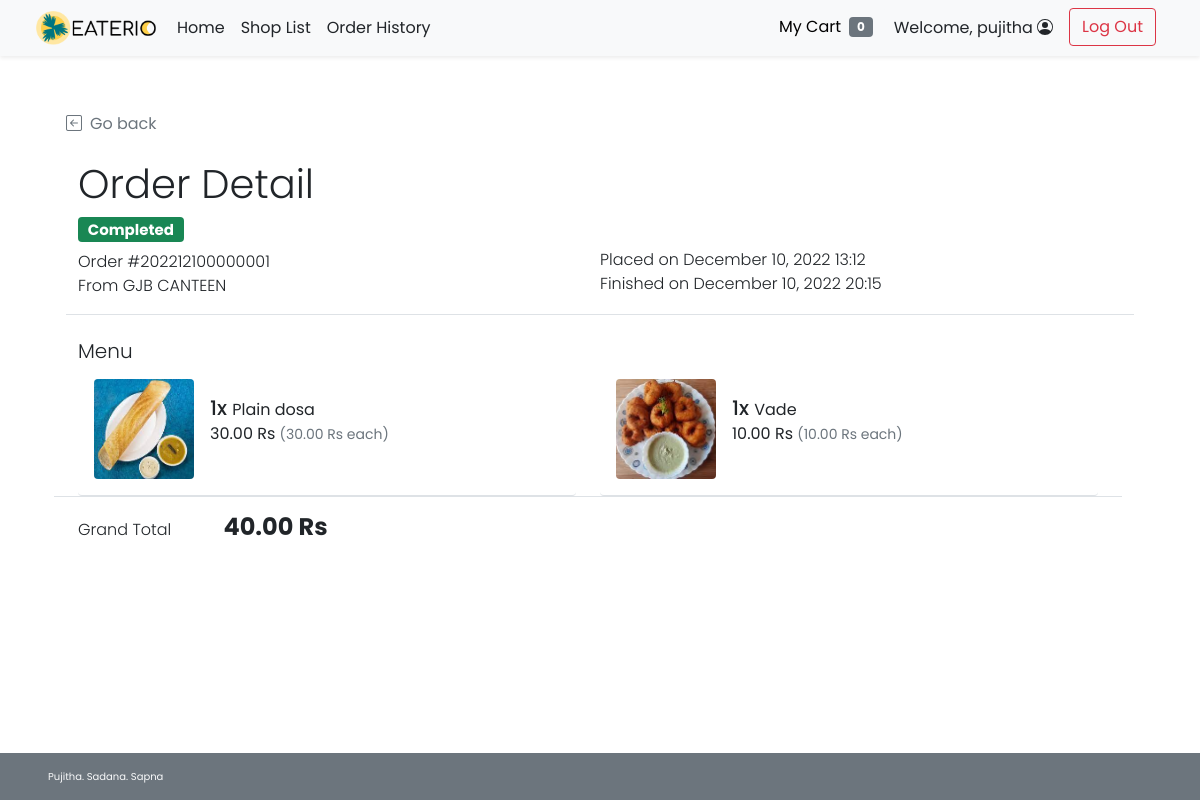
The app's page /cust_order_detail.php?orh_id=1 (signed in) with its own data.
### tables this page shows
CREATE TABLE `order_header` (
  `orh_id` int(11) NOT NULL,
  `orh_refcode` varchar(15) DEFAULT NULL,
  `c_id` int(11) NOT NULL,
  `s_id` int(11) NOT NULL,
  `orh_ordertime` timestamp NOT NULL DEFAULT current_timestamp(),
  `orh_pickuptime` datetime NOT NULL,
  `orh_orderstatus` varchar(10) NOT NULL,
  `orh_finishedtime` datetime DEFAULT NULL
);

CREATE TABLE `shop` (
  `s_id` int(11) NOT NULL,
  `s_username` varchar(45) NOT NULL,
  `s_pwd` varchar(45) NOT NULL,
  `s_name` varchar(45) NOT NULL,
  `s_location` varchar(100) NOT NULL,
  `s_openhour` time NOT NULL,
  `s_closehour` time NOT NULL,
  `s_status` tinyint(4) NOT NULL DEFAULT 1 COMMENT 'shop ready for taking orders or not(1 for open, 0 for close)\r\n',
  `s_preorderstatus` tinyint(4) NOT NULL DEFAULT 1 COMMENT 'shop is ready for preorder or not',
  `s_email` varchar(45) NOT NULL,
  `s_phoneno` varchar(10) NOT NULL,
  `s_pic` text DEFAULT NULL
);

CREATE TABLE `order_detail` (
  `ord_id` int(11) NOT NULL,
  `orh_id` int(11) NOT NULL,
  `f_id` int(11) NOT NULL,
  `ord_amount` int(11) NOT NULL,
  `ord_buyprice` decimal(6,2) NOT NULL COMMENT 'To keep the snapshot menu cost at the time of the purchase',
  `ord_note` text DEFAULT NULL
);

CREATE TABLE `food` (
  `f_id` int(11) NOT NULL,
  `s_id` int(11) NOT NULL,
  `f_name` varchar(100) NOT NULL,
  `f_price` decimal(6,2) NOT NULL,
  `f_todayavail` tinyint(4) NOT NULL DEFAULT 1 COMMENT 'Food is available to order or not\r\n',
  `f_preorderavail` tinyint(4) NOT NULL DEFAULT 1,
  `f_pic` text DEFAULT NULL
);

### cust_order_detail.php (the view, shortened to what this page needs)
<!DOCTYPE html>
<html lang="en">
<head>
    <?php
        include("conn_db.php");
        include('head.php');
    ?>
    <link href="css/main.css" rel="stylesheet">
    <link href="css/menu.css" rel="stylesheet">
</head>
<body class="d-flex flex-column h-100">
    <?php include('nav_header.php')?>
    <div class="container px-5 py-4" id="cart-body">
        <div class="row my-4 border-bottom">
            <a class="nav nav-item text-decoration-none text-muted mb-2" href="#" onclick="history.back();">
                <i class="bi bi-arrow-left-square me-2"></i>Go back
            </a>
            <h2 class="pt-3 display-6">Order Detail</h2>
            <?php
                $orh_id = $_GET["orh_id"];
                $orh_query = "SELECT * FROM order_header WHERE orh_id = {$orh_id}";
                $orh_arr = $mysqli -> query($orh_query) -> fetch_array();
            ?>
            <div class="row row-cols-1 row-cols-md-2">
                <div class="col mb-2 mb-md-0">
                    <ul class="list-unstyled fw-light">
                        <li class="list-item mb-2">
                            <?php if($orh_arr["orh_orderstatus"]=="ACPT"){ ?>
                                <h5><span class="fw-bold badge bg-info text-dark">Accepted</span></h5>
                            <?php }else if($orh_arr["orh_orderstatus"]=="PREP"){ ?>
                                <h5><span class="fw-bold badge bg-warning text-dark">Preparing</span></h5>
                            <?php }else if($orh_arr["orh_orderstatus"]=="RDPK"){ ?>
                                <h5><span class="fw-bold badge bg-primary text-white">Ready to pick up</span></h5>
                            <?php }else if($orh_arr["orh_orderstatus"]=="FNSH"){?>
                                <h5><span class="fw-bold badge bg-success text-white">Completed</span></h5>
                            <?php } ?>
                        </li>
                        <li class="list-item">Order #<?php echo $orh_arr["orh_refcode"];?></li>
                        <li class="list-item">From
                            <?php
                                $shop_query = "SELECT s_name FROM shop WHERE s_id = {$orh_arr['s_id']};";
                                $shop_arr = $mysqli -> query($shop_query) -> fetch_array();
                                echo $shop_arr["s_name"];
                            ?>
                        </li>
                    </ul>
                </div>
                <div class="col">
                    <ul class="list-unstyled fw-light">
                        <?php
                            $od_placedate = (new Datetime($orh_arr["orh_ordertime"])) -> format("F j, Y H:i");
                            $od_pickupdate = (new Datetime($orh_arr["orh_pickuptime"])) -> format("F j, Y H:i");
                        ?>
                        <li class="mb-2">&nbsp;</li>
                        <li>Placed on <?php echo $od_placedate;?></li>
                        <?php if($orh_arr["orh_orderstatus"]!="FNSH"){ ?>
                        <li>Will be pick-up on <?php echo $od_pickupdate;?></li>
                        <?php }else{
                            $od_finishtime = (new Datetime($orh_arr["orh_finishedtime"])) -> format("F j, Y H:i");
                        ?>
                        <li>Finished on <?php echo $od_finishtime;?></li>
                        <?php } ?>
                    </ul>
                </div>
            </div>
        </div>
        <div class="row mb-5">
            <div class="col">
                <div class="row row-cols-1">
                    <div class="col">
                        <h5 class="fw-light">Menu</h5>
                    </div>
                    <div class="col row row-cols-1 row-cols-md-2 border-bottom">
                        <?php
                            $ord_query = "SELECT f.f_name,f.f_pic,ord.ord_amount,ord.ord_buyprice,ord_note FROM order_detail ord INNER JOIN food f ON ord.f_id = f.f_id WHERE ord.orh_id = {$orh_id}";
                            $ord_result = $mysqli -> query($ord_query);
                            while($ord_row = $ord_result -> fetch_array()){
                        ?>
                        <div class="col">
                            <ul class="list-group">
                                <li class="list-group-item d-flex border-0 pb-3 border-bottom w-100 justify-content-between align-items-center">
                                    <div class="image-parent">
                                        <img
                                        <?php
                                            if(is_null($ord_row["f_pic"])){echo "src='img/default.png'";}
                                            else{echo "src=\"img/{$ord_row['f_pic']}\"";}
                                        ?>
                                        class="img-fluid rounded"
                                        style="width: 100px; height:100px; object-fit:cover;" alt="<?php echo $ord_row["f_name"]?>">
                                        </div>
                                    <div class="ms-3 me-auto">
                                        <div class="fw-normal"><span class="h5"><?php echo $ord_row["ord_amount"]?>x </span><?php echo $ord_row["f_name"]?>
                                            <p><?php printf("%.2f Rs <small class='text-muted'>(%.2f Rs each)</small>",$ord_row["ord_buyprice"]*$ord_row["ord_amount"],$ord_row["ord_buyprice"]);?><br />
                                            </p>
                                        </div>
                                </li>
                            </ul>
                        </div>
                        <?php } ?>
                    </div>
                    <div class="col my-3">
                        <ul class="list-inline justify-content-between">
                            <li class="list-inline-item fw-light me-5">Grand Total</li>
                            <li class="list-inline-item fw-bold h4">
                                <?php
                                    $gt_query = "SELECT SUM(ord_amount*ord_buyprice) AS gt FROM order_detail WHERE orh_id = {$orh_id}";
                                    $gt_arr = $mysqli -> query($gt_query) -> fetch_array();
                                    printf("%.2f Rs",$gt_arr["gt"]);
                                ?>
                            </li>
                        </ul>
                    </div>
                </div>
            </div>
        </div>
    </div>
    <footer
    class="footer d-flex flex-wrap justify-content-between align-items-center px-5 py-3 mt-auto bg-secondary text-light">
        <span class="xsmall-font">Pujitha. Sadana. Sapna</span></span>
    </footer>
</body>
</html>

### css/main.css (style rules this page uses)
html { height: 100%; }
body { height: 100%; padding-top: 4rem; margin-bottom: -50px; font-family: 'Poppins', 'Noto Sans Thai', sans-serif; }
a { cursor: pointer; }
.bi { vertical-align: -.125em; fill: currentColor; }
.text-white { color: white; }
.xsmall-font { font-size: x-small; }

### css/menu.css (style rules this page uses)
html, body { height: 100%; }
.image-parent { max-width: 100px; }

### records on screen
order_header: orh_refcode "202212100000001", orh_ordertime "December 10, 2022 13:12", orh_finishedtime "December 10, 2022 20:15"
shop: s_name "GJB CANTEEN"
order_detail: f.f_pic (picture), ord_amount "1", f.f_name "Plain dosa", $ord_row['ord_buyprice']*$ord_row['ord_amount'] "30.00", ord_buyprice "30.00"
order_detail: f.f_pic (picture), ord_amount "1", f.f_name "Vade", $ord_row['ord_buyprice']*$ord_row['ord_amount'] "10.00", ord_buyprice "10.00"

### other values on screen
$_SESSION['firstname'] "pujitha"
$gt_arr["gt"] "40.00"
